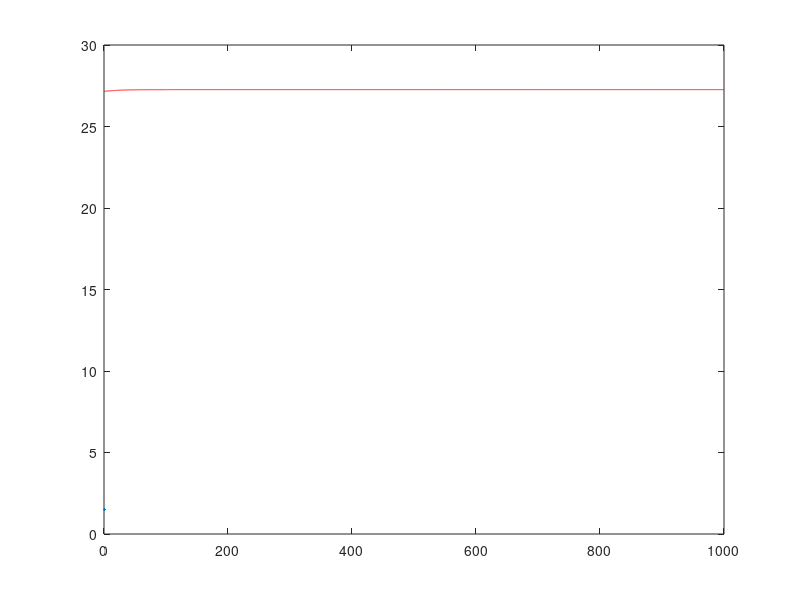

Write the MATLAB code that produced this figure.
clc;
clear;
close all;

n = 0;
L = 1;
x = 0.123825;
H = 91.0871;
T0 = 15.9830;
t = linspace(0,1000,10000);
alpha = 4.8191 * 10^-5;

for n = 1:10
lambda = ((2*n - 1) * pi) / (2 * L);
bn = ((-2 * H) / (lambda*L)) * ((sin(L * lambda) / lambda) - L * cos(L * lambda));
sum = bn .* sin(lambda .* x) .* exp(-1 .* lambda.^2 .* alpha .* t);
end;

u = T0 + (H * x) + sum;

plot(t,u, 'r', lineWidth=1.5);
